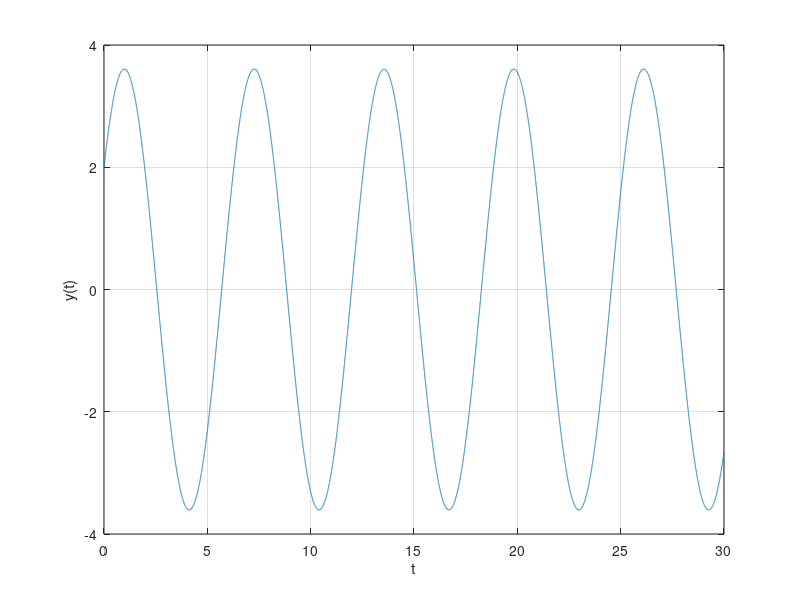
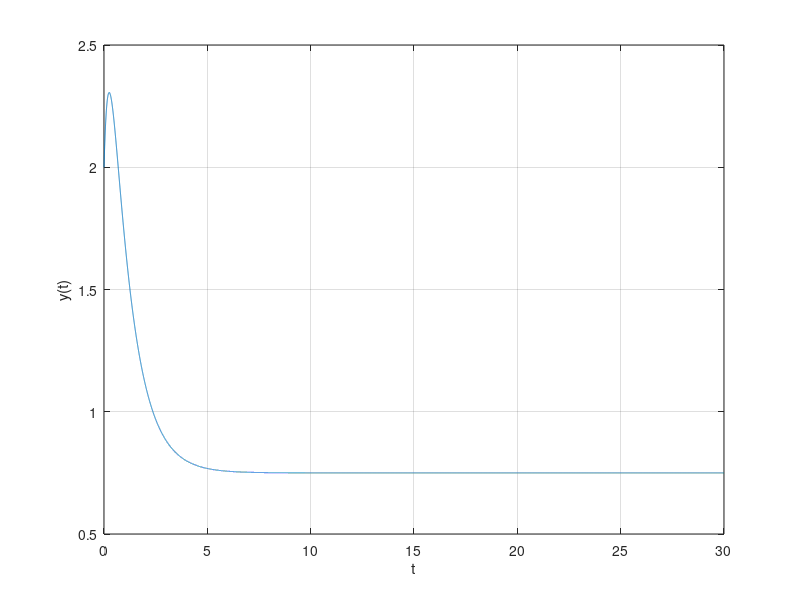
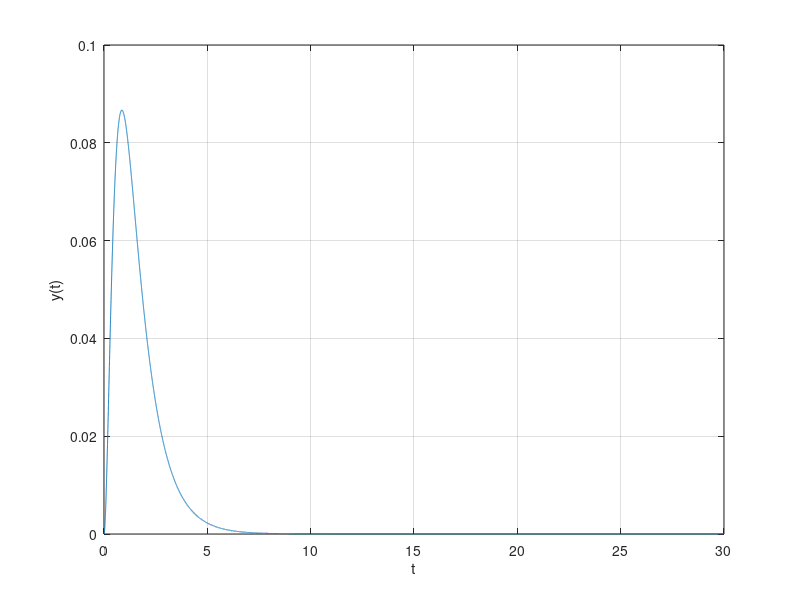

Reproduce these figures in MATLAB, in order.
%y(t)=(2cost+3sint)u(t)

t=0:0.001:30;
y1=2*cos(t)+3*sin(t);

figure(1);
plot(t, y1);
xlabel('t');
ylabel('y(t)');
grid;
%axis equal;

%y(t)=(3/4 + 8/3 exp(-t) - 17/12 exp(-4t))u(t)
y2=3/4+8/3*exp(-t)-17/12*exp(-4*t);


figure(2);
plot(t, y2);
xlabel('t');
ylabel('y(t)');
grid;
%axis equal;

%y(t)=1/3 exp(-t) + 2/3 exp(-4t) - exp(-3t)
y3=1/3*exp(-t)+2/3*exp(-4*t)-exp(-3*t);

figure(3);
plot(t, y3);
xlabel('t');
ylabel('y(t)');
grid;
%axis equal;